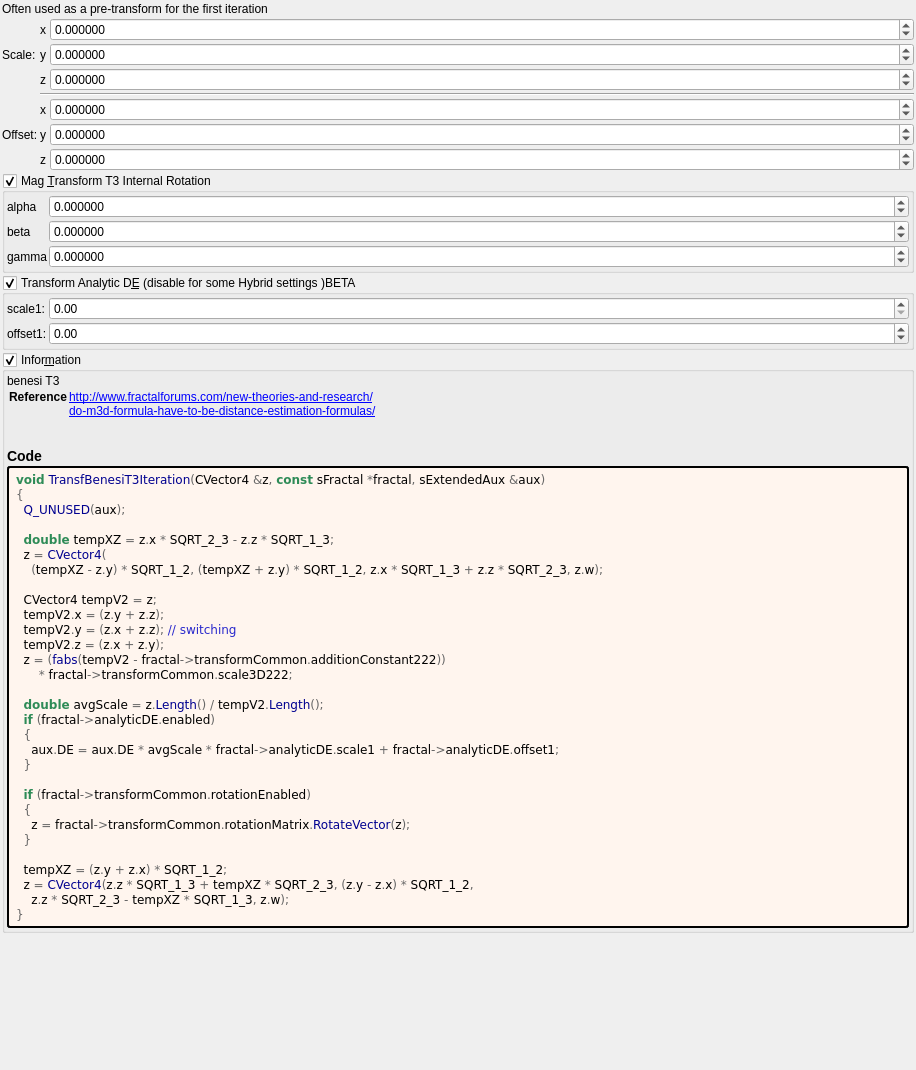
<?xml version="1.0" encoding="UTF-8"?>
<ui version="4.0">
 <class>transf_benesi_t3</class>
 <widget class="QWidget" name="Form">
  <property name="geometry">
   <rect>
    <x>0</x>
    <y>0</y>
    <width>916</width>
    <height>1070</height>
   </rect>
  </property>
  <property name="windowTitle">
   <string notr="true">transf_benesi_t3</string>
  </property>
  <layout class="QVBoxLayout" name="verticalLayout">
   <property name="spacing">
    <number>2</number>
   </property>
   <property name="leftMargin">
    <number>2</number>
   </property>
   <property name="topMargin">
    <number>2</number>
   </property>
   <property name="rightMargin">
    <number>2</number>
   </property>
   <property name="bottomMargin">
    <number>2</number>
   </property>
   <item>
    <widget class="QLabel" name="label_180">
     <property name="text">
      <string>Often used as a pre-transform for the first iteration</string>
     </property>
    </widget>
   </item>
   <item>
    <layout class="QGridLayout" name="gridLayout_63" columnstretch="0,0,0,0,1">
     <property name="spacing">
      <number>2</number>
     </property>
     <item row="4" column="2">
      <widget class="QLabel" name="label_254">
       <property name="text">
        <string notr="true">x</string>
       </property>
      </widget>
     </item>
     <item row="2" column="4">
      <widget class="MyDoubleSpinBox" name="spinbox3_transf_scale3D_222_z">
       <property name="sizePolicy">
        <sizepolicy hsizetype="Minimum" vsizetype="Maximum">
         <horstretch>0</horstretch>
         <verstretch>0</verstretch>
        </sizepolicy>
       </property>
       <property name="prefix">
        <string/>
       </property>
       <property name="suffix">
        <string/>
       </property>
       <property name="decimals">
        <number>6</number>
       </property>
       <property name="minimum">
        <double>-99.989999999999995</double>
       </property>
       <property name="maximum">
        <double>99.989999999999995</double>
       </property>
       <property name="singleStep">
        <double>0.100000000000000</double>
       </property>
      </widget>
     </item>
     <item row="5" column="4">
      <widget class="MyDoubleSpinBox" name="spinbox3_transf_addition_constant_222_y">
       <property name="sizePolicy">
        <sizepolicy hsizetype="Minimum" vsizetype="Maximum">
         <horstretch>0</horstretch>
         <verstretch>0</verstretch>
        </sizepolicy>
       </property>
       <property name="prefix">
        <string/>
       </property>
       <property name="suffix">
        <string/>
       </property>
       <property name="decimals">
        <number>6</number>
       </property>
       <property name="minimum">
        <double>-99.989999999999995</double>
       </property>
       <property name="maximum">
        <double>99.989999999999995</double>
       </property>
       <property name="singleStep">
        <double>0.100000000000000</double>
       </property>
      </widget>
     </item>
     <item row="1" column="1">
      <widget class="QLabel" name="label_258">
       <property name="text">
        <string>Scale:</string>
       </property>
      </widget>
     </item>
     <item row="1" column="4">
      <widget class="MyDoubleSpinBox" name="spinbox3_transf_scale3D_222_y">
       <property name="sizePolicy">
        <sizepolicy hsizetype="Minimum" vsizetype="Maximum">
         <horstretch>0</horstretch>
         <verstretch>0</verstretch>
        </sizepolicy>
       </property>
       <property name="prefix">
        <string/>
       </property>
       <property name="suffix">
        <string/>
       </property>
       <property name="decimals">
        <number>6</number>
       </property>
       <property name="minimum">
        <double>-99.989999999999995</double>
       </property>
       <property name="maximum">
        <double>99.989999999999995</double>
       </property>
       <property name="singleStep">
        <double>0.100000000000000</double>
       </property>
      </widget>
     </item>
     <item row="6" column="2">
      <widget class="QLabel" name="label_261">
       <property name="text">
        <string notr="true">z</string>
       </property>
      </widget>
     </item>
     <item row="1" column="2">
      <widget class="QLabel" name="label_256">
       <property name="text">
        <string notr="true">y</string>
       </property>
      </widget>
     </item>
     <item row="0" column="4">
      <widget class="MyDoubleSpinBox" name="spinbox3_transf_scale3D_222_x">
       <property name="sizePolicy">
        <sizepolicy hsizetype="Minimum" vsizetype="Maximum">
         <horstretch>0</horstretch>
         <verstretch>0</verstretch>
        </sizepolicy>
       </property>
       <property name="prefix">
        <string/>
       </property>
       <property name="suffix">
        <string/>
       </property>
       <property name="decimals">
        <number>6</number>
       </property>
       <property name="minimum">
        <double>-99.989999999999995</double>
       </property>
       <property name="maximum">
        <double>99.989999999999995</double>
       </property>
       <property name="singleStep">
        <double>0.100000000000000</double>
       </property>
      </widget>
     </item>
     <item row="2" column="2">
      <widget class="QLabel" name="label_260">
       <property name="text">
        <string notr="true">z</string>
       </property>
      </widget>
     </item>
     <item row="0" column="2">
      <widget class="QLabel" name="label_252">
       <property name="text">
        <string notr="true">x</string>
       </property>
      </widget>
     </item>
     <item row="5" column="2">
      <widget class="QLabel" name="label_259">
       <property name="text">
        <string notr="true">y</string>
       </property>
      </widget>
     </item>
     <item row="4" column="4">
      <widget class="MyDoubleSpinBox" name="spinbox3_transf_addition_constant_222_x">
       <property name="sizePolicy">
        <sizepolicy hsizetype="Minimum" vsizetype="Maximum">
         <horstretch>0</horstretch>
         <verstretch>0</verstretch>
        </sizepolicy>
       </property>
       <property name="prefix">
        <string/>
       </property>
       <property name="suffix">
        <string/>
       </property>
       <property name="decimals">
        <number>6</number>
       </property>
       <property name="minimum">
        <double>-99.989999999999995</double>
       </property>
       <property name="maximum">
        <double>99.989999999999995</double>
       </property>
       <property name="singleStep">
        <double>0.100000000000000</double>
       </property>
      </widget>
     </item>
     <item row="5" column="1">
      <widget class="QLabel" name="label_255">
       <property name="text">
        <string>Offset:</string>
       </property>
      </widget>
     </item>
     <item row="6" column="4">
      <widget class="MyDoubleSpinBox" name="spinbox3_transf_addition_constant_222_z">
       <property name="sizePolicy">
        <sizepolicy hsizetype="Minimum" vsizetype="Maximum">
         <horstretch>0</horstretch>
         <verstretch>0</verstretch>
        </sizepolicy>
       </property>
       <property name="prefix">
        <string/>
       </property>
       <property name="suffix">
        <string/>
       </property>
       <property name="decimals">
        <number>6</number>
       </property>
       <property name="minimum">
        <double>-99.989999999999995</double>
       </property>
       <property name="maximum">
        <double>99.989999999999995</double>
       </property>
       <property name="singleStep">
        <double>0.100000000000000</double>
       </property>
      </widget>
     </item>
     <item row="3" column="2" colspan="3">
      <widget class="Line" name="line_53">
       <property name="orientation">
        <enum>Qt::Horizontal</enum>
       </property>
      </widget>
     </item>
    </layout>
   </item>
   <item>
    <widget class="MyGroupBox" name="groupCheck_transf_rotation_enabled">
     <property name="title">
      <string>Mag &amp;Transform T3 Internal Rotation</string>
     </property>
     <property name="checkable">
      <bool>true</bool>
     </property>
     <layout class="QVBoxLayout" name="verticalLayout_8" stretch="0">
      <property name="spacing">
       <number>2</number>
      </property>
      <property name="leftMargin">
       <number>2</number>
      </property>
      <property name="topMargin">
       <number>2</number>
      </property>
      <property name="rightMargin">
       <number>2</number>
      </property>
      <property name="bottomMargin">
       <number>2</number>
      </property>
      <item>
       <layout class="QGridLayout" name="gridLayout_10" columnstretch="0,1">
        <property name="spacing">
         <number>2</number>
        </property>
        <item row="1" column="0">
         <widget class="QLabel" name="label_34">
          <property name="text">
           <string notr="true">beta</string>
          </property>
         </widget>
        </item>
        <item row="2" column="1">
         <widget class="MyDoubleSpinBox" name="spinboxd3_transf_rotation_z">
          <property name="sizePolicy">
           <sizepolicy hsizetype="Minimum" vsizetype="Maximum">
            <horstretch>0</horstretch>
            <verstretch>0</verstretch>
           </sizepolicy>
          </property>
          <property name="prefix">
           <string/>
          </property>
          <property name="suffix">
           <string/>
          </property>
          <property name="decimals">
           <number>6</number>
          </property>
          <property name="minimum">
           <double>-36000.000000000000000</double>
          </property>
          <property name="maximum">
           <double>36000.000000000000000</double>
          </property>
          <property name="singleStep">
           <double>1.000000000000000</double>
          </property>
         </widget>
        </item>
        <item row="2" column="0">
         <widget class="QLabel" name="label_36">
          <property name="text">
           <string notr="true">gamma</string>
          </property>
         </widget>
        </item>
        <item row="1" column="1">
         <widget class="MyDoubleSpinBox" name="spinboxd3_transf_rotation_y">
          <property name="sizePolicy">
           <sizepolicy hsizetype="Minimum" vsizetype="Maximum">
            <horstretch>0</horstretch>
            <verstretch>0</verstretch>
           </sizepolicy>
          </property>
          <property name="prefix">
           <string/>
          </property>
          <property name="suffix">
           <string/>
          </property>
          <property name="decimals">
           <number>6</number>
          </property>
          <property name="minimum">
           <double>-36000.000000000000000</double>
          </property>
          <property name="maximum">
           <double>36000.000000000000000</double>
          </property>
          <property name="singleStep">
           <double>1.000000000000000</double>
          </property>
         </widget>
        </item>
        <item row="0" column="1">
         <widget class="MyDoubleSpinBox" name="spinboxd3_transf_rotation_x">
          <property name="sizePolicy">
           <sizepolicy hsizetype="Minimum" vsizetype="Maximum">
            <horstretch>0</horstretch>
            <verstretch>0</verstretch>
           </sizepolicy>
          </property>
          <property name="prefix">
           <string/>
          </property>
          <property name="suffix">
           <string/>
          </property>
          <property name="decimals">
           <number>6</number>
          </property>
          <property name="minimum">
           <double>-36000.000000000000000</double>
          </property>
          <property name="maximum">
           <double>36000.000000000000000</double>
          </property>
          <property name="singleStep">
           <double>1.000000000000000</double>
          </property>
         </widget>
        </item>
        <item row="0" column="0">
         <widget class="QLabel" name="label_35">
          <property name="text">
           <string notr="true">alpha</string>
          </property>
         </widget>
        </item>
       </layout>
      </item>
     </layout>
    </widget>
   </item>
   <item>
    <widget class="MyGroupBox" name="groupCheck_analyticDE_enabled">
     <property name="title">
      <string>Transform Analytic D&amp;E (disable for some Hybrid settings )BETA</string>
     </property>
     <property name="checkable">
      <bool>true</bool>
     </property>
     <layout class="QVBoxLayout" name="verticalLayout_12" stretch="0">
      <property name="spacing">
       <number>2</number>
      </property>
      <property name="leftMargin">
       <number>2</number>
      </property>
      <property name="topMargin">
       <number>2</number>
      </property>
      <property name="rightMargin">
       <number>2</number>
      </property>
      <property name="bottomMargin">
       <number>2</number>
      </property>
      <item>
       <layout class="QGridLayout" name="gridLayout_28" columnstretch="0,0,1">
        <property name="spacing">
         <number>2</number>
        </property>
        <item row="1" column="1">
         <widget class="QLabel" name="label_178">
          <property name="text">
           <string>offset1:</string>
          </property>
         </widget>
        </item>
        <item row="0" column="1">
         <widget class="QLabel" name="label_179">
          <property name="text">
           <string>scale1:</string>
          </property>
         </widget>
        </item>
        <item row="0" column="2">
         <widget class="MyDoubleSpinBox" name="spinbox_analyticDE_scale_1">
          <property name="sizePolicy">
           <sizepolicy hsizetype="Minimum" vsizetype="Maximum">
            <horstretch>0</horstretch>
            <verstretch>0</verstretch>
           </sizepolicy>
          </property>
          <property name="prefix">
           <string/>
          </property>
          <property name="suffix">
           <string/>
          </property>
          <property name="decimals">
           <number>2</number>
          </property>
          <property name="minimum">
           <double>0.000000000000000</double>
          </property>
          <property name="maximum">
           <double>99.989999999999995</double>
          </property>
          <property name="singleStep">
           <double>0.100000000000000</double>
          </property>
         </widget>
        </item>
        <item row="1" column="2">
         <widget class="MyDoubleSpinBox" name="spinbox_analyticDE_offset_1">
          <property name="sizePolicy">
           <sizepolicy hsizetype="Minimum" vsizetype="Maximum">
            <horstretch>0</horstretch>
            <verstretch>0</verstretch>
           </sizepolicy>
          </property>
          <property name="prefix">
           <string/>
          </property>
          <property name="suffix">
           <string/>
          </property>
          <property name="decimals">
           <number>2</number>
          </property>
          <property name="minimum">
           <double>-99.989999999999995</double>
          </property>
          <property name="maximum">
           <double>99.989999999999995</double>
          </property>
          <property name="singleStep">
           <double>0.100000000000000</double>
          </property>
         </widget>
        </item>
       </layout>
      </item>
     </layout>
    </widget>
   </item>
   <item>
    <widget class="MyGroupBox" name="groupCheck_info">
     <property name="title">
      <string>Infor&amp;mation</string>
     </property>
     <property name="flat">
      <bool>false</bool>
     </property>
     <property name="checkable">
      <bool>true</bool>
     </property>
     <layout class="QVBoxLayout" name="verticalLayout_2">
      <property name="spacing">
       <number>2</number>
      </property>
      <property name="leftMargin">
       <number>2</number>
      </property>
      <property name="topMargin">
       <number>2</number>
      </property>
      <property name="rightMargin">
       <number>2</number>
      </property>
      <property name="bottomMargin">
       <number>2</number>
      </property>
      <item>
       <widget class="QLabel" name="label_information_general">
        <property name="text">
         <string notr="true">&lt;p&gt;benesi T3&lt;/p&gt;&lt;table&gt;
&lt;tr&gt;&lt;th&gt;Reference&lt;/th&gt;&lt;td&gt;&lt;a href=&quot;http://www.fractalforums.com/new-theories-and-research/&quot;&gt;http://www.fractalforums.com/new-theories-and-research/&lt;br&gt;
&lt;a href=&quot;do-m3d-formula-have-to-be-distance-estimation-formulas/&quot;&gt;do-m3d-formula-have-to-be-distance-estimation-formulas/&lt;br&gt;
&lt;/td&gt;&lt;/tr&gt;
&lt;/table&gt;
&lt;h3&gt;Code&lt;/h3&gt;</string>
        </property>
        <property name="wordWrap">
         <bool>true</bool>
        </property>
        <property name="openExternalLinks">
         <bool>true</bool>
        </property>
        <property name="textInteractionFlags">
         <set>Qt::LinksAccessibleByMouse|Qt::TextSelectableByMouse</set>
        </property>
       </widget>
      </item>
      <item>
       <widget class="QLabel" name="label_code_content">
        <property name="styleSheet">
         <string notr="true">border-style: outset; border-width: 2px; border-radius: 3px; border-color: black; background-color: #fff5ee; padding: 4px;</string>
        </property>
        <property name="text">
         <string notr="true">&lt;body style=&quot;background-color:#fff5ee&quot;&gt;
&lt;pre style=&quot;color:#000000; background-color:#fff5ee;  font-family:&#039;Courier New&#039;,monospace;white-space: pre-wrap;&quot;&gt;&lt;span style=&quot;color:#2e8b57; font-weight:bold&quot;&gt;void&lt;/span&gt; &lt;span style=&quot;color:#00008f&quot;&gt;TransfBenesiT3Iteration&lt;/span&gt;&lt;span style=&quot;color:#676767&quot;&gt;(&lt;/span&gt;CVector4 &lt;span style=&quot;color:#676767&quot;&gt;&amp;amp;&lt;/span&gt;z&lt;span style=&quot;color:#676767&quot;&gt;,&lt;/span&gt; &lt;span style=&quot;color:#2e8b57; font-weight:bold&quot;&gt;const&lt;/span&gt; sFractal &lt;span style=&quot;color:#676767&quot;&gt;*&lt;/span&gt;fractal&lt;span style=&quot;color:#676767&quot;&gt;,&lt;/span&gt; sExtendedAux &lt;span style=&quot;color:#676767&quot;&gt;&amp;amp;&lt;/span&gt;aux&lt;span style=&quot;color:#676767&quot;&gt;)&lt;/span&gt;
&lt;span style=&quot;color:#676767&quot;&gt;{&lt;/span&gt;
  &lt;span style=&quot;color:#00008f&quot;&gt;Q_UNUSED&lt;/span&gt;&lt;span style=&quot;color:#676767&quot;&gt;(&lt;/span&gt;aux&lt;span style=&quot;color:#676767&quot;&gt;);&lt;/span&gt;

  &lt;span style=&quot;color:#2e8b57; font-weight:bold&quot;&gt;double&lt;/span&gt; tempXZ &lt;span style=&quot;color:#676767&quot;&gt;=&lt;/span&gt; z&lt;span style=&quot;color:#676767&quot;&gt;.&lt;/span&gt;x &lt;span style=&quot;color:#676767&quot;&gt;*&lt;/span&gt; SQRT_2_3 &lt;span style=&quot;color:#676767&quot;&gt;-&lt;/span&gt; z&lt;span style=&quot;color:#676767&quot;&gt;.&lt;/span&gt;z &lt;span style=&quot;color:#676767&quot;&gt;*&lt;/span&gt; SQRT_1_3&lt;span style=&quot;color:#676767&quot;&gt;;&lt;/span&gt;
  z &lt;span style=&quot;color:#676767&quot;&gt;=&lt;/span&gt; &lt;span style=&quot;color:#00008f&quot;&gt;CVector4&lt;/span&gt;&lt;span style=&quot;color:#676767&quot;&gt;(&lt;/span&gt;
    &lt;span style=&quot;color:#676767&quot;&gt;(&lt;/span&gt;tempXZ &lt;span style=&quot;color:#676767&quot;&gt;-&lt;/span&gt; z&lt;span style=&quot;color:#676767&quot;&gt;.&lt;/span&gt;y&lt;span style=&quot;color:#676767&quot;&gt;) *&lt;/span&gt; SQRT_1_2&lt;span style=&quot;color:#676767&quot;&gt;, (&lt;/span&gt;tempXZ &lt;span style=&quot;color:#676767&quot;&gt;+&lt;/span&gt; z&lt;span style=&quot;color:#676767&quot;&gt;.&lt;/span&gt;y&lt;span style=&quot;color:#676767&quot;&gt;) *&lt;/span&gt; SQRT_1_2&lt;span style=&quot;color:#676767&quot;&gt;,&lt;/span&gt; z&lt;span style=&quot;color:#676767&quot;&gt;.&lt;/span&gt;x &lt;span style=&quot;color:#676767&quot;&gt;*&lt;/span&gt; SQRT_1_3 &lt;span style=&quot;color:#676767&quot;&gt;+&lt;/span&gt; z&lt;span style=&quot;color:#676767&quot;&gt;.&lt;/span&gt;z &lt;span style=&quot;color:#676767&quot;&gt;*&lt;/span&gt; SQRT_2_3&lt;span style=&quot;color:#676767&quot;&gt;,&lt;/span&gt; z&lt;span style=&quot;color:#676767&quot;&gt;.&lt;/span&gt;w&lt;span style=&quot;color:#676767&quot;&gt;);&lt;/span&gt;

  CVector4 tempV2 &lt;span style=&quot;color:#676767&quot;&gt;=&lt;/span&gt; z&lt;span style=&quot;color:#676767&quot;&gt;;&lt;/span&gt;
  tempV2&lt;span style=&quot;color:#676767&quot;&gt;.&lt;/span&gt;x &lt;span style=&quot;color:#676767&quot;&gt;= (&lt;/span&gt;z&lt;span style=&quot;color:#676767&quot;&gt;.&lt;/span&gt;y &lt;span style=&quot;color:#676767&quot;&gt;+&lt;/span&gt; z&lt;span style=&quot;color:#676767&quot;&gt;.&lt;/span&gt;z&lt;span style=&quot;color:#676767&quot;&gt;);&lt;/span&gt;
  tempV2&lt;span style=&quot;color:#676767&quot;&gt;.&lt;/span&gt;y &lt;span style=&quot;color:#676767&quot;&gt;= (&lt;/span&gt;z&lt;span style=&quot;color:#676767&quot;&gt;.&lt;/span&gt;x &lt;span style=&quot;color:#676767&quot;&gt;+&lt;/span&gt; z&lt;span style=&quot;color:#676767&quot;&gt;.&lt;/span&gt;z&lt;span style=&quot;color:#676767&quot;&gt;);&lt;/span&gt; &lt;span style=&quot;color:#2929cc&quot;&gt;// switching&lt;/span&gt;
  tempV2&lt;span style=&quot;color:#676767&quot;&gt;.&lt;/span&gt;z &lt;span style=&quot;color:#676767&quot;&gt;= (&lt;/span&gt;z&lt;span style=&quot;color:#676767&quot;&gt;.&lt;/span&gt;x &lt;span style=&quot;color:#676767&quot;&gt;+&lt;/span&gt; z&lt;span style=&quot;color:#676767&quot;&gt;.&lt;/span&gt;y&lt;span style=&quot;color:#676767&quot;&gt;);&lt;/span&gt;
  z &lt;span style=&quot;color:#676767&quot;&gt;= (&lt;/span&gt;&lt;span style=&quot;color:#00008f&quot;&gt;fabs&lt;/span&gt;&lt;span style=&quot;color:#676767&quot;&gt;(&lt;/span&gt;tempV2 &lt;span style=&quot;color:#676767&quot;&gt;-&lt;/span&gt; fractal&lt;span style=&quot;color:#676767&quot;&gt;-&amp;gt;&lt;/span&gt;transformCommon&lt;span style=&quot;color:#676767&quot;&gt;.&lt;/span&gt;additionConstant222&lt;span style=&quot;color:#676767&quot;&gt;))&lt;/span&gt;
      &lt;span style=&quot;color:#676767&quot;&gt;*&lt;/span&gt; fractal&lt;span style=&quot;color:#676767&quot;&gt;-&amp;gt;&lt;/span&gt;transformCommon&lt;span style=&quot;color:#676767&quot;&gt;.&lt;/span&gt;scale3D222&lt;span style=&quot;color:#676767&quot;&gt;;&lt;/span&gt;

  &lt;span style=&quot;color:#2e8b57; font-weight:bold&quot;&gt;double&lt;/span&gt; avgScale &lt;span style=&quot;color:#676767&quot;&gt;=&lt;/span&gt; z&lt;span style=&quot;color:#676767&quot;&gt;.&lt;/span&gt;&lt;span style=&quot;color:#00008f&quot;&gt;Length&lt;/span&gt;&lt;span style=&quot;color:#676767&quot;&gt;() /&lt;/span&gt; tempV2&lt;span style=&quot;color:#676767&quot;&gt;.&lt;/span&gt;&lt;span style=&quot;color:#00008f&quot;&gt;Length&lt;/span&gt;&lt;span style=&quot;color:#676767&quot;&gt;();&lt;/span&gt;
  &lt;span style=&quot;color:#2e8b57; font-weight:bold&quot;&gt;if&lt;/span&gt; &lt;span style=&quot;color:#676767&quot;&gt;(&lt;/span&gt;fractal&lt;span style=&quot;color:#676767&quot;&gt;-&amp;gt;&lt;/span&gt;analyticDE&lt;span style=&quot;color:#676767&quot;&gt;.&lt;/span&gt;enabled&lt;span style=&quot;color:#676767&quot;&gt;)&lt;/span&gt;
  &lt;span style=&quot;color:#676767&quot;&gt;{&lt;/span&gt;
    aux&lt;span style=&quot;color:#676767&quot;&gt;.&lt;/span&gt;DE &lt;span style=&quot;color:#676767&quot;&gt;=&lt;/span&gt; aux&lt;span style=&quot;color:#676767&quot;&gt;.&lt;/span&gt;DE &lt;span style=&quot;color:#676767&quot;&gt;*&lt;/span&gt; avgScale &lt;span style=&quot;color:#676767&quot;&gt;*&lt;/span&gt; fractal&lt;span style=&quot;color:#676767&quot;&gt;-&amp;gt;&lt;/span&gt;analyticDE&lt;span style=&quot;color:#676767&quot;&gt;.&lt;/span&gt;scale1 &lt;span style=&quot;color:#676767&quot;&gt;+&lt;/span&gt; fractal&lt;span style=&quot;color:#676767&quot;&gt;-&amp;gt;&lt;/span&gt;analyticDE&lt;span style=&quot;color:#676767&quot;&gt;.&lt;/span&gt;offset1&lt;span style=&quot;color:#676767&quot;&gt;;&lt;/span&gt;
  &lt;span style=&quot;color:#676767&quot;&gt;}&lt;/span&gt;

  &lt;span style=&quot;color:#2e8b57; font-weight:bold&quot;&gt;if&lt;/span&gt; &lt;span style=&quot;color:#676767&quot;&gt;(&lt;/span&gt;fractal&lt;span style=&quot;color:#676767&quot;&gt;-&amp;gt;&lt;/span&gt;transformCommon&lt;span style=&quot;color:#676767&quot;&gt;.&lt;/span&gt;rotationEnabled&lt;span style=&quot;color:#676767&quot;&gt;)&lt;/span&gt;
  &lt;span style=&quot;color:#676767&quot;&gt;{&lt;/span&gt;
    z &lt;span style=&quot;color:#676767&quot;&gt;=&lt;/span&gt; fractal&lt;span style=&quot;color:#676767&quot;&gt;-&amp;gt;&lt;/span&gt;transformCommon&lt;span style=&quot;color:#676767&quot;&gt;.&lt;/span&gt;rotationMatrix&lt;span style=&quot;color:#676767&quot;&gt;.&lt;/span&gt;&lt;span style=&quot;color:#00008f&quot;&gt;RotateVector&lt;/span&gt;&lt;span style=&quot;color:#676767&quot;&gt;(&lt;/span&gt;z&lt;span style=&quot;color:#676767&quot;&gt;);&lt;/span&gt;
  &lt;span style=&quot;color:#676767&quot;&gt;}&lt;/span&gt;

  tempXZ &lt;span style=&quot;color:#676767&quot;&gt;= (&lt;/span&gt;z&lt;span style=&quot;color:#676767&quot;&gt;.&lt;/span&gt;y &lt;span style=&quot;color:#676767&quot;&gt;+&lt;/span&gt; z&lt;span style=&quot;color:#676767&quot;&gt;.&lt;/span&gt;x&lt;span style=&quot;color:#676767&quot;&gt;) *&lt;/span&gt; SQRT_1_2&lt;span style=&quot;color:#676767&quot;&gt;;&lt;/span&gt;
  z &lt;span style=&quot;color:#676767&quot;&gt;=&lt;/span&gt; &lt;span style=&quot;color:#00008f&quot;&gt;CVector4&lt;/span&gt;&lt;span style=&quot;color:#676767&quot;&gt;(&lt;/span&gt;z&lt;span style=&quot;color:#676767&quot;&gt;.&lt;/span&gt;z &lt;span style=&quot;color:#676767&quot;&gt;*&lt;/span&gt; SQRT_1_3 &lt;span style=&quot;color:#676767&quot;&gt;+&lt;/span&gt; tempXZ &lt;span style=&quot;color:#676767&quot;&gt;*&lt;/span&gt; SQRT_2_3&lt;span style=&quot;color:#676767&quot;&gt;, (&lt;/span&gt;z&lt;span style=&quot;color:#676767&quot;&gt;.&lt;/span&gt;y &lt;span style=&quot;color:#676767&quot;&gt;-&lt;/span&gt; z&lt;span style=&quot;color:#676767&quot;&gt;.&lt;/span&gt;x&lt;span style=&quot;color:#676767&quot;&gt;) *&lt;/span&gt; SQRT_1_2&lt;span style=&quot;color:#676767&quot;&gt;,&lt;/span&gt;
    z&lt;span style=&quot;color:#676767&quot;&gt;.&lt;/span&gt;z &lt;span style=&quot;color:#676767&quot;&gt;*&lt;/span&gt; SQRT_2_3 &lt;span style=&quot;color:#676767&quot;&gt;-&lt;/span&gt; tempXZ &lt;span style=&quot;color:#676767&quot;&gt;*&lt;/span&gt; SQRT_1_3&lt;span style=&quot;color:#676767&quot;&gt;,&lt;/span&gt; z&lt;span style=&quot;color:#676767&quot;&gt;.&lt;/span&gt;w&lt;span style=&quot;color:#676767&quot;&gt;);&lt;/span&gt;
&lt;span style=&quot;color:#676767&quot;&gt;}&lt;/span&gt;
&lt;/pre&gt;
&lt;/body&gt;</string>
        </property>
        <property name="wordWrap">
         <bool>true</bool>
        </property>
        <property name="openExternalLinks">
         <bool>true</bool>
        </property>
        <property name="textInteractionFlags">
         <set>Qt::LinksAccessibleByMouse|Qt::TextSelectableByMouse</set>
        </property>
       </widget>
      </item>
     </layout>
    </widget>
   </item>
   <item>
    <spacer name="verticalSpacer">
     <property name="orientation">
      <enum>Qt::Vertical</enum>
     </property>
     <property name="sizeHint" stdset="0">
      <size>
       <width>20</width>
       <height>40</height>
      </size>
     </property>
    </spacer>
   </item>
  </layout>
 </widget>
 <customwidgets>
  <customwidget>
   <class>MyGroupBox</class>
   <extends>QGroupBox</extends>
   <header>my_group_box.h</header>
   <container>1</container>
  </customwidget>
  <customwidget>
   <class>MyDoubleSpinBox</class>
   <extends>QDoubleSpinBox</extends>
   <header>my_double_spin_box.h</header>
  </customwidget>
 </customwidgets>
 <tabstops>
  <tabstop>spinbox3_transf_scale3D_222_x</tabstop>
  <tabstop>spinbox3_transf_scale3D_222_y</tabstop>
  <tabstop>spinbox3_transf_scale3D_222_z</tabstop>
  <tabstop>spinbox3_transf_addition_constant_222_x</tabstop>
  <tabstop>spinbox3_transf_addition_constant_222_y</tabstop>
  <tabstop>spinbox3_transf_addition_constant_222_z</tabstop>
  <tabstop>groupCheck_info</tabstop>
 </tabstops>
 <resources/>
 <connections/>
</ui>
